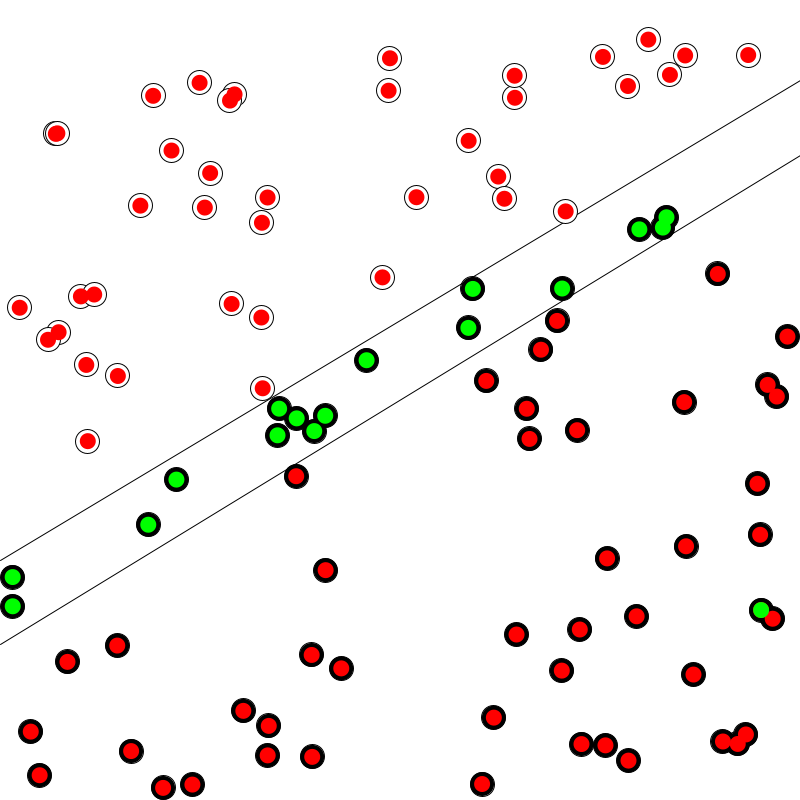
Frame 1 (no input)
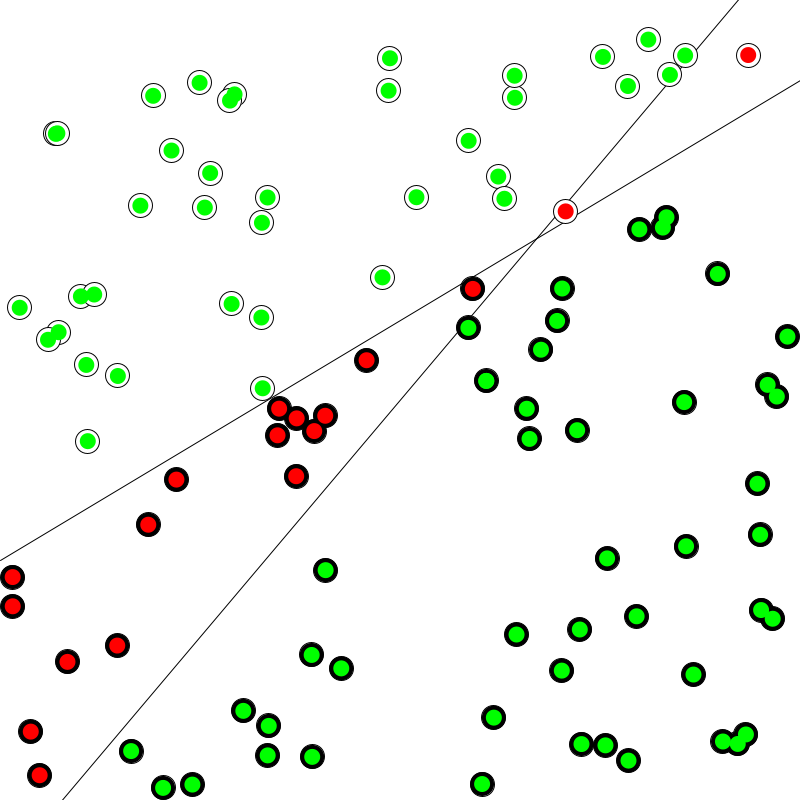
Frame 60 (the mouse pressed at the canvas centre just before this capture)
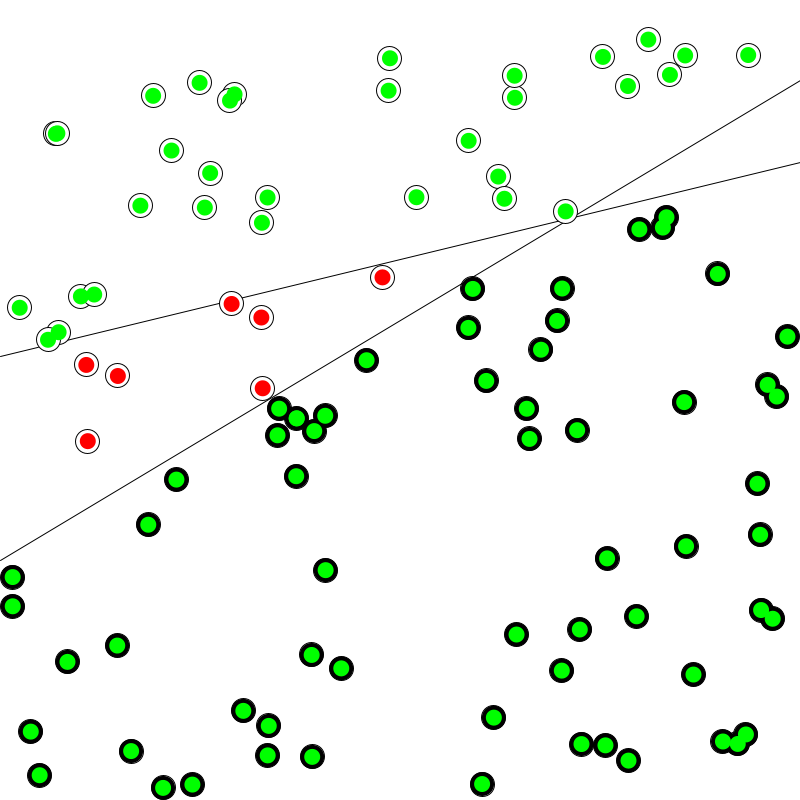
Frame 120 (the mouse held since frame 60 and released just before this capture)

The Processing sketch that drew these frames (run headless with seeded random() and noise(); from frame 60 on, the mouse is pressed at the canvas centre):

// Processing sketch: Simple_Perceptron
// ── Simple_Perceptron.pde
Preceptron preceptron;

Point[] points = new Point[100];
int index = 0;

void setup(){
  size (800,800);
  preceptron = new Preceptron(3);
  
  for (int i = 0; i< points.length; i++){
    points[i] = new Point();
  }
 }

void draw(){
  background(255);
  stroke(0);
  //const line according to mx+b that been determine
  Point p1 = new Point(-1, f(-1));
  Point p2 = new Point(1, f(1));
  line(p1.pixelX(), p1.pixelY(), p2.pixelX(), p2.pixelY());
  
  //the line according to what the preceptron think its right
  Point p3 = new Point(-1, preceptron.guessY(-1));
  Point p4 = new Point(1, preceptron.guessY(1));
  line(p3.pixelX(), p3.pixelY(), p4.pixelX(), p4.pixelY());

  for (Point pt :points){
    pt.show();
  }
  
  for (Point pt : points){ // visualiztion of the current correctness for each point
    float[] inputs = {pt.x, pt.y, pt.bias};    
    int guess = preceptron.guess(inputs);
    if (guess == pt.label)
      fill(0,255,0);
    else 
      fill (255,0,0);
    noStroke();
    ellipse(pt.pixelX(), pt.pixelY(), 16, 16);
  }
  
    //train 1 point at a time
    Point pt = points[index];
    index++;
    if (index == points.length)
        index = 0;
    float[] inputs = {pt.x, pt.y, pt.bias};
    preceptron.train(inputs, pt.label); // Train the preceptron
    
    int guess = preceptron.guess(inputs);
    if (guess == pt.label)
      fill(0,255,0); // fill green - current guess is right
    else 
      fill (255,0,0); // fill red - current guess if wrong
    noStroke();
    ellipse(pt.pixelX(), pt.pixelY(), 16, 16);
  }
// ── Preceptron.pde
int sign(float n){
  if (n>0) return 1;
  return -1;
}

class Preceptron{
  
  float[] weights;
  float lr = 0.2; //Learning rate
  
  //Constructor
  Preceptron(int n){
    weights = new float[n];
    // Intialize the weights randomly
    for (int i=0; i<weights.length-1;i++){
      weights[i] = random(-1,1);    
    }
  }
  
  int guess(float[] inputs){
    float sum = 0;
    for (int i=0; i<inputs.length; i++){
      sum += inputs[i]*weights[i];  
    }
    return sign(sum);
  }
  
  void train (float[] inputs, int target){
    int guess = guess(inputs);
    int error = target - guess;
    
    // Tune all the weights
    for (int i=0; i<weights.length; i++){
      weights[i] += error * inputs[i] * lr; 
    } 
  }
  
  float guessY(float x){
    float m = weights[0]/weights[1];
    float b = weights[2]/weights[1];
    return -m * x - b;
  }
}
// ── Trainer.pde
float f(float x){
  // y = m*x + b linear function
  return 0.6 * x + 0.2;
}

class Point{
  float x;
  float y;
  int label;
  float bias = 1;
  
  Point(float x_, float y_){
    x = x_;
    y = y_;
  }
  
  //default constructor
  Point(){
    x = random(-1,1);
    y = random(-1,1);
    
    label = (y > f(x) ? 1:-1); //terny operator 
  }
  
  float pixelX(){
    return map(x, -1, 1, 0, width);
  }
  
  float pixelY(){
    return map(y, -1, 1, height, 0);
  }
  
  void show() {
    stroke(0);
    if (label == 1)
      fill(255); // white
    else
      fill(0); // black
    float _x = pixelX();
    float _y = pixelY();
    ellipse(_x,_y,24,24);
  }
  
}
